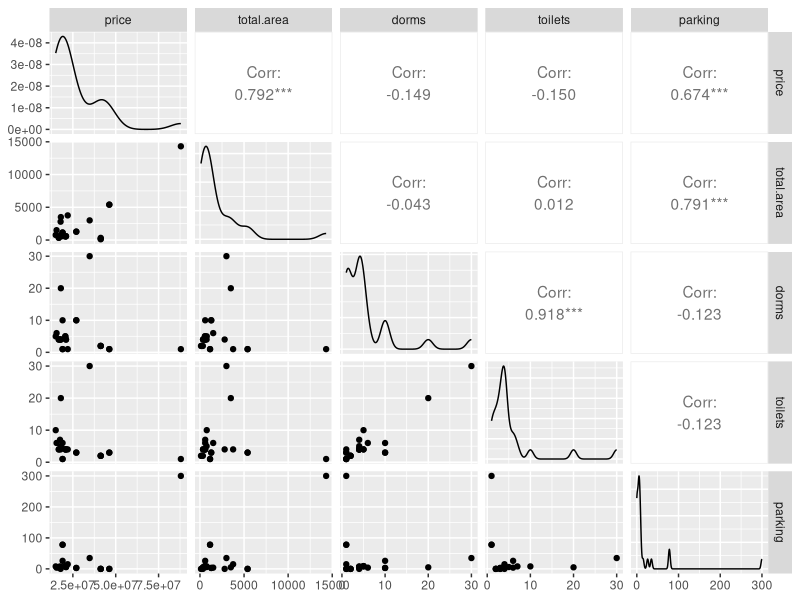
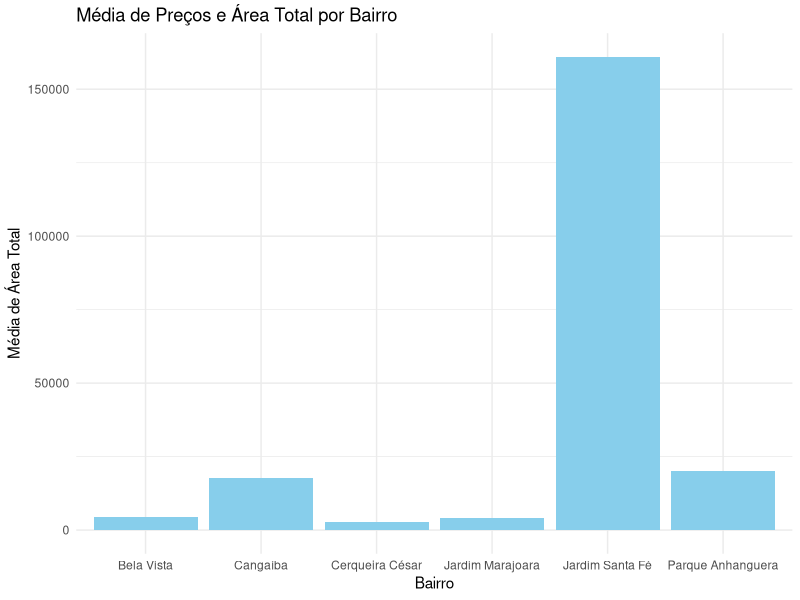

These charts were generated, in order, by the following R code:
## ---- chunk 1
library(tidyverse)
library(knitr)
library(ggplot2)   # Fazer gráficos
library(GGally)    # Novo: análise de correlação
library(car)       # Novo: Indica a presença de multicolinearidade (calculo do VIF)
library(MASS)      # Novo: Selecionar variáveis
library(lmtest)    # Novo: Testes específicos de regressão
library(readxl)
library(dplyr)
library(RColorBrewer)
library(viridis)

opts_chunk$set(echo = TRUE)

fonte <- read.csv("fonte.csv", sep = ";")
## ---- chunk 2
dados = fonte[,1:8] %>% filter(source == 'vivareal') %>% drop_na()

dados$source_id = NULL
dados$timestamp = NULL
dados$source = NULL
## ---- chunk 3
ggpairs(dados)
## ---- chunk 4
modelo1 = lm(price ~ total.area + dorms
             + parking + toilets, data = dados)
kable(round(vif(modelo1),2), caption = "VIF com todas as variáveis")
## ---- chunk 5
# Removendo toilets
modelo2 = lm(price ~ total.area + dorms
             + parking, data = dados)
kable(round(vif(modelo2),2), caption = "VIF sem toilets")
## ---- chunk 6
selecao = stepAIC(modelo2, direction = "backward")
## ---- chunk 7
modelo3 = lm(selecao$call, data = dados)

resultado = summary(modelo3)

kable(round(resultado$coefficients,2), caption = "Resultados finais")
## ---- chunk 8
dados <- read_excel("todososimoveiseditado.xlsx")[,4:13] 

dados$dorms = NULL
dados$toilets = NULL
dados$parking = NULL
dados$address = NULL
dados$lat = NULL
dados$lng = NULL

dados = drop_na(dados)

# Calcule as médias por bairro
dados_agrupados <- dados %>%
  group_by(Bairro) %>%
  summarise_at(vars(price, `total area`), mean)

dados_agrupados$media_preco = dados_agrupados$price
dados_agrupados$media_area = dados_agrupados$`total area`

# Selecione os top 10 bairros com maiores preços
top_10_bairros <- dados_agrupados %>%
  arrange(desc(media_preco)) %>%
  filter(Bairro != 'Higienópolis') %>%
  head(6)

# Crie o gráfico de barras
paleta_cores = brewer.pal(9, "Blues")

ggplot(top_10_bairros, aes(x = Bairro, y = media_area, fill = media_area)) +
  geom_bar(stat = "identity", fill = "skyblue") +
  scale_fill_viridis_c() +
  labs(title = "Média de Preços e Área Total por Bairro",
       x = "Bairro",
       y = "Média de Área Total") +
  theme_minimal() +
  theme(legend.position = "none") +
  scale_y_continuous(labels = function(x) format(x, scientific = FALSE))
